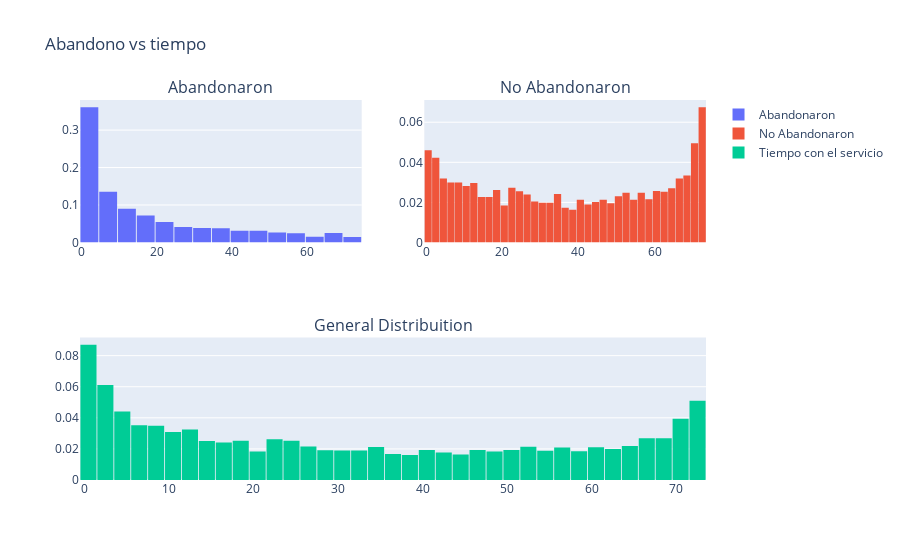

Write notebook code for a chart like this one.
### Markdown cell above
### Para la gráfica anterior se muestra la cantidad de personas que abandonaron el sercicio y las que no lo hicieron teniendo en cuenta la cantidad de personas según sea el caso.

### Code cell
df_yes = df.loc[df["Churn"] == 'Yes']['tenure'].values.tolist()
df_no = df.loc[df["Churn"] == 'No']['tenure'].values.tolist()
df_tenure = df['tenure'].values.tolist()

#First plot
trace0 = go.Histogram(
    x=df_yes,
    histnorm='probability',
    name="Abandonaron"
)
#Second plot
trace1 = go.Histogram(
    x=df_no,
    histnorm='probability',
    name="No Abandonaron"
)
#Third plot
trace2 = go.Histogram(
    x=df_tenure,
    histnorm='probability',
    name="Tiempo con el servicio"
)

#Creating the grid
fig = tls.make_subplots(rows=2, cols=2, specs=[[{}, {}], [{'colspan': 2}, None]],
                          subplot_titles=('Abandonaron','No Abandonaron', 'General Distribuition'))

#setting the figs
fig.append_trace(trace0, 1, 1)
fig.append_trace(trace1, 1, 2)
fig.append_trace(trace2, 2, 1)

fig['layout'].update(showlegend=True, title='Abandono vs tiempo', bargap=0.05)
py.iplot(fig, filename='custom-sized-subplot-with-subplot-titles')

"""
Esta porción de código hace una gráfica de nuestra variable objetivo en función del tiempo que los clientes permanecen o no
con el servicio, además de ello hace una gráfica general de distribución de los datos.
Mediante un estudio más detallado de ser posible y tener datos que puedan describir como está siendo entregado el contenido al
cliente a inicios de su adquisición se podría ver la posibilidad de mitigar esta deserción en los primeros meses.
"""

### Figure 1 — Plotly figure (JSON) as saved in the notebook; plotly's stock layout.template omitted (floating-point values rounded to 4 significant figures; data arrays with more than 128 entries replaced by an {"elided": "..."} marker saying what was removed)
{"data": [{"histnorm": "probability", "name": "Abandonaron", "type": "histogram", "x": {"elided": "1597 int values"}, "xaxis": "x", "yaxis": "y"}, {"histnorm": "probability", "name": "No Abandonaron", "type": "histogram", "x": {"elided": "4546 int values"}, "xaxis": "x2", "yaxis": "y2"}, {"histnorm": "probability", "name": "Tiempo con el servicio", "type": "histogram", "x": {"elided": "6143 int values"}, "xaxis": "x3", "yaxis": "y3"}], "layout": {"annotations": [{"font": {"size": 16}, "showarrow": false, "text": "Abandonaron", "x": 0.225, "xanchor": "center", "xref": "paper", "y": 1, "yanchor": "bottom", "yref": "paper"}, {"font": {"size": 16}, "showarrow": false, "text": "No Abandonaron", "x": 0.775, "xanchor": "center", "xref": "paper", "y": 1, "yanchor": "bottom", "yref": "paper"}, {"font": {"size": 16}, "showarrow": false, "text": "General Distribuition", "x": 0.5, "xanchor": "center", "xref": "paper", "y": 0.375, "yanchor": "bottom", "yref": "paper"}], "bargap": 0.05, "showlegend": true, "title": {"text": "Abandono vs tiempo"}, "xaxis": {"anchor": "y", "domain": [0, 0.45]}, "xaxis2": {"anchor": "y2", "domain": [0.55, 1]}, "xaxis3": {"anchor": "y3", "domain": [0, 1]}, "yaxis": {"anchor": "x", "domain": [0.625, 1]}, "yaxis2": {"anchor": "x2", "domain": [0.625, 1]}, "yaxis3": {"anchor": "x3", "domain": [0, 0.375]}}}
